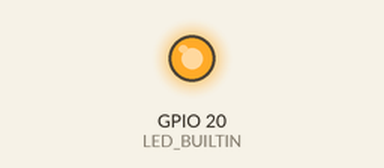
Bench run of a program on a simulated ESP32-S3. Parts: output pins drawn as LEDs (lit = HIGH).

Above: at 0.3 s.
At 2.8 s:
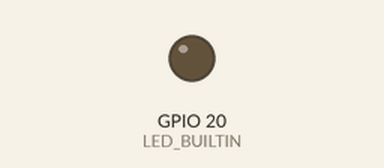
Timing chart, 0 to 5.5 s (numbered marks = the images above):
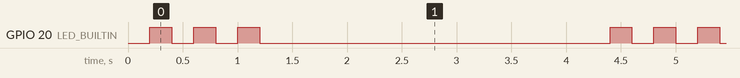

Measured:
- by itself, GPIO 20 (LED_BUILTIN): repeats every 4.2 s: 2 × (LOW 0.20 s, HIGH 0.20 s), LOW 3.2 s, HIGH 0.20 s
- by itself, everything shown: repeats every 4.2 s, in 6 steps

The program:

main.cpp
```cpp
#include <Arduino.h>

#define LED_BUILTIN 20

// Durations in milliseconds
const unsigned long BLINK_INTERVAL = 200;  // 200ms on, 200ms off (Fast blink)
const unsigned long PAUSE_INTERVAL = 3000; // 3 seconds pause between cycles

// Tracking state variables
unsigned long previousMillis = 0;
int blinkCount = 0;
bool ledState = false;
bool isPausing = false;

void setup() {
  pinMode(LED_BUILTIN, OUTPUT);
  digitalWrite(LED_BUILTIN, LOW);
}

void loop() {
  unsigned long currentMillis = millis();

  if (isPausing) {
    // 1. Check if the 3-second long pause is over
    if (currentMillis - previousMillis >= PAUSE_INTERVAL) {
      isPausing = false;         // Pause is over
      blinkCount = 0;            // Reset blink counter for the next cycle
      previousMillis = currentMillis; // Reset clock
    }
  }
  else {
    // 2. We are actively blinking (Needs 3 full on/off cycles = 6 total state changes)
    if (currentMillis - previousMillis >= BLINK_INTERVAL) {
      previousMillis = currentMillis; // Reset clock

      ledState = !ledState;           // Toggle state (LOW to HIGH or HIGH to LOW)
      digitalWrite(LED_BUILTIN, ledState);

      // Every time the LED turns off, we completed 1 full blink
      if (ledState == LOW) {
        blinkCount++;
      }

      // 3. Once we hit 3 blinks, start the long pause
      if (blinkCount >= 3) {
        isPausing = true;
      }
    }
  }
}
```
